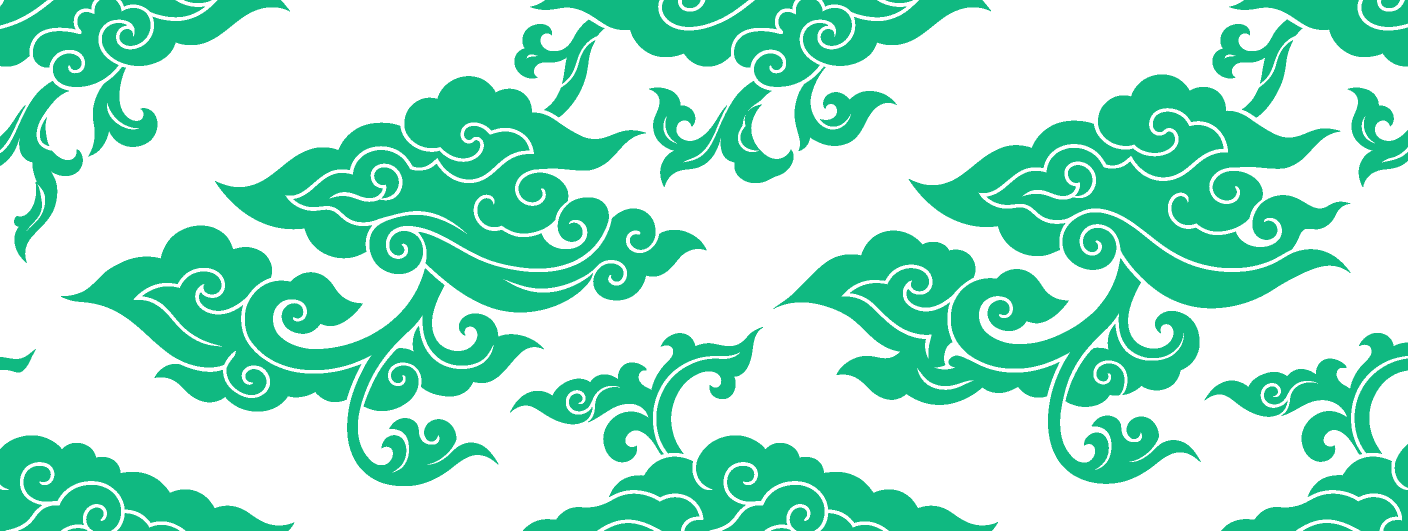
#> input picture assets/songket/badan_kain.png, 2816 x 1062 px, found by its file name (shown at 1/2 size); its folder holds only this picture in this run
$ python process_images.py
#> lines starting #> are read from the running program, lines starting #| are printed output that depends on the picture
from PIL import Image
import os

folder = r"c:\Users\User\Desktop\MomenKita\Awan Larat\assets\songket"
gold_color = (212, 175, 55)

for filename in os.listdir(folder):
    if filename.endswith(".png"):
        filepath = os.path.join(folder, filename)
        img = Image.open(filepath).convert("RGBA")
#> img is the input picture: PIL image 2816x1062 RGBA; mean R, G, B, A 155.5, 225.7, 202.4, 106

        new_data = []
        for item in img.getdata():
            # Get grayscale value using luminosity method
            g = int(item[0] * 0.299 + item[1] * 0.587 + item[2] * 0.114)

            # Alpha based on darkness (white=0, black=255)
            # If the image already has some transparency, we factor it in
            # Some images might already be transparent with black pixels
            # Let's check original alpha
            orig_alpha = item[3]

            # If it's already a transparent background image, we just colorize the opaque parts
            # If it's white background, orig_alpha is 255, but g is 255. So new alpha is 0.

            alpha_from_color = 255 - g

            # Final alpha takes the minimum or product to handle both cases (white bg or transparent bg)
            # If orig_alpha is 0 (transparent), final alpha is 0
            # If it's black on white, orig_alpha=255, alpha_from_color=255 -> final_alpha=255
            # If it's white on white, orig_alpha=255, alpha_from_color=0 -> final_alpha=0
            final_alpha = int(alpha_from_color * (orig_alpha / 255.0))

            new_data.append((gold_color[0], gold_color[1], gold_color[2], final_alpha))
#> this loop made 2990592 passes
#> (item, g, orig_alpha, alpha_from_color, final_alpha) on passes 1 to 3: ((255, 255, 255, 0), 255, 0, 0, 0), ((254, 254, 254, 0), 253, 0, 2, 0), ((255, 255, 255, 0), 255, 0, 0, 0)
#> after the loop, new_data = 2990592 items

        img.putdata(new_data)
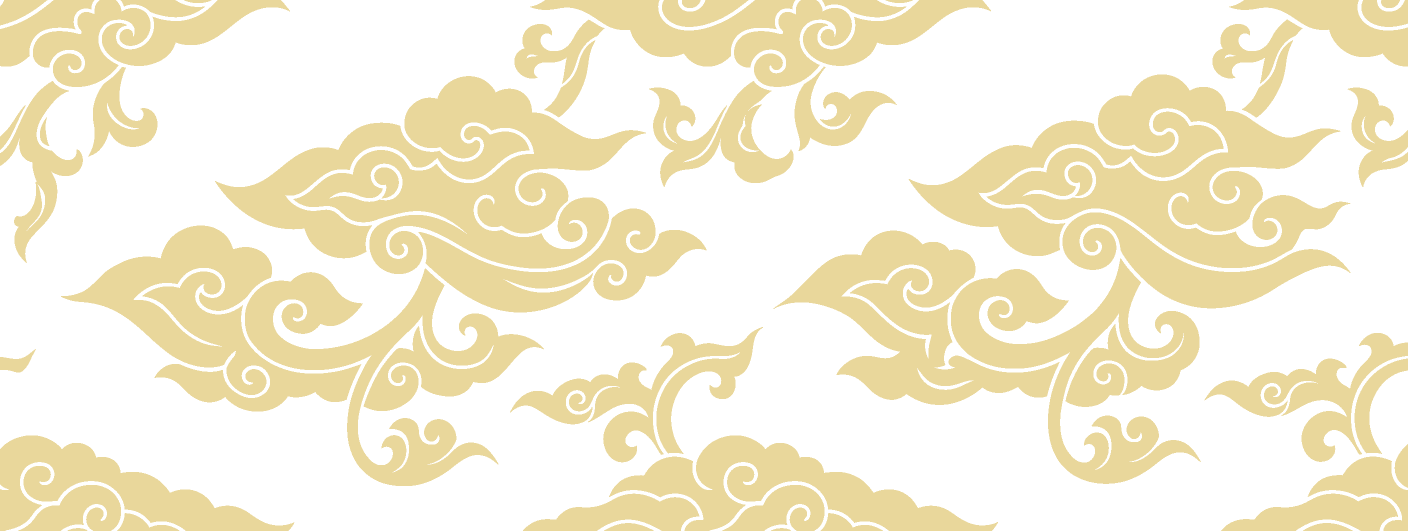
#> img: PIL image 2816x1062 RGBA (shown at 1/2 size); mean R, G, B, A 212, 175, 55, 52.8; transparent parts drawn white
        img.save(filepath)
        print(f"Processed {filename}")
